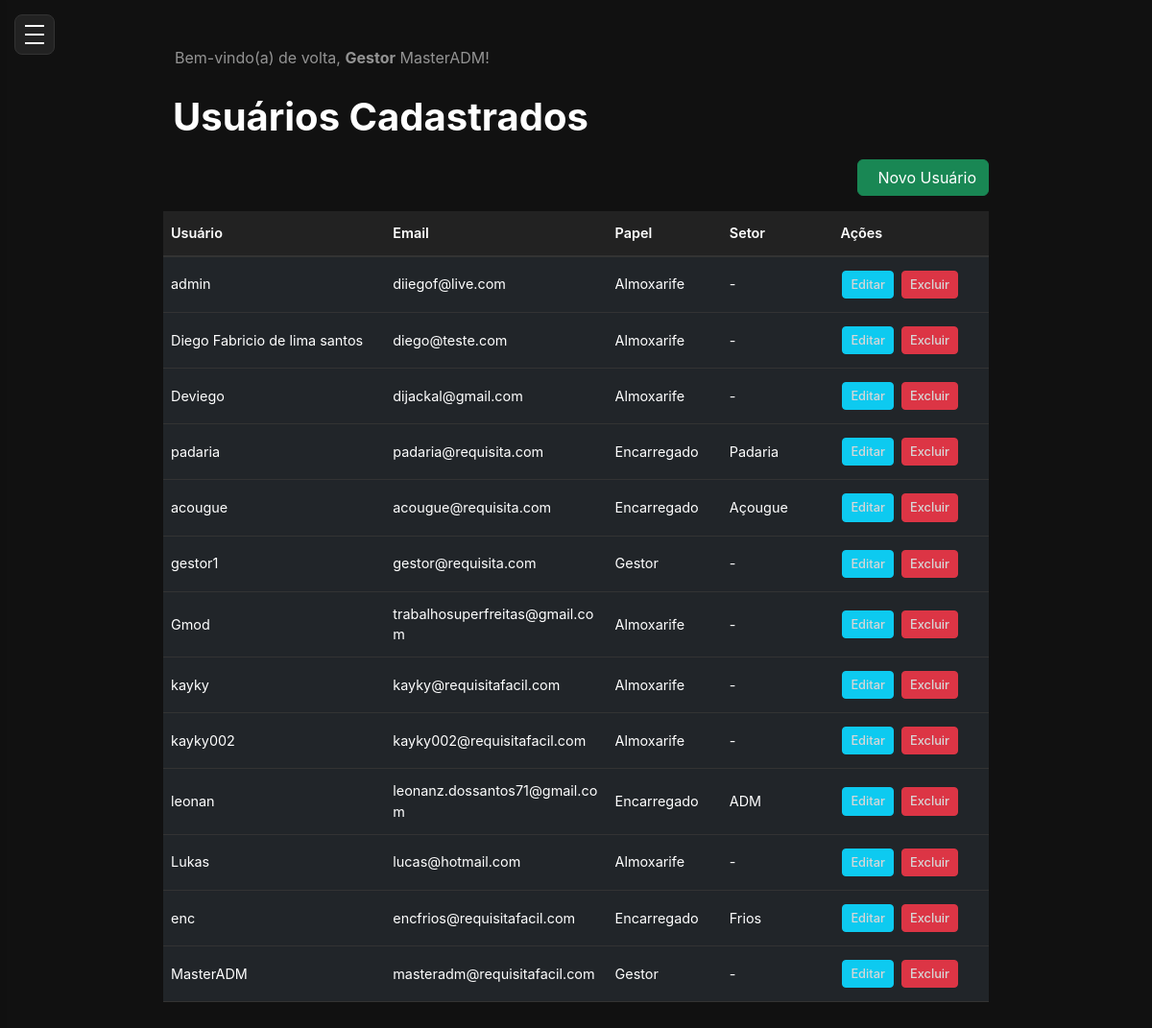
The app's page /configuracoes/usuarios/ (signed in) with its own data.
### core/models.py (models this page shows, shortened)
class User(AbstractUser):
    id = models.UUIDField(primary_key=True, default = uuid.uuid4, editable=False)
    email = models.EmailField(unique=True)
    role = models.CharField(
        max_length=20,
        choices=Role.choices,
        default=Role.Almoxarife,
        verbose_name='Função',
    )
    sector = models.ForeignKey(Sector, on_delete=models.SET_NULL, blank=True, null=True)
    is_active = models.BooleanField(default=True, verbose_name="Ativo")
    USERNAME_FIELD = 'email'  # Ou 'email' se quiser autenticar por email
    REQUIRED_FIELDS = ['username']  # Garante que o email é obrigatório no admin
    class Meta:
        verbose_name = 'Usuário'
        verbose_name_plural = 'Usuários'

class Sector(models.Model):
    id = models.UUIDField(primary_key=True, default = uuid.uuid4, editable=False)
    name = models.CharField(max_length=100, unique=True, verbose_name="Nome do Setor")
    created_at = models.DateTimeField(auto_now_add=True)
    updated_at = models.DateTimeField(auto_now=True)
    class Meta:
        verbose_name = 'Setor'
        verbose_name_plural = 'Setores'
        ordering = ['name'] #Ordernar por nome Padrão

### core/views.py (the view)
# urls.py: path('configuracoes/usuarios/', views.usuarios_list, name='usuarios_list'),
@user_passes_test(is_gestor)
def usuarios_list(request):
    User = get_user_model()
    usuarios = User.objects.all()
    return render(request, 'core/usuarios_list.html', {'usuarios': usuarios})

### core/views.py (called while the page is built)
def is_gestor(user):
    return user.is_authenticated and user.role == Role.Gestor

### templates/core/usuarios_list.html (shortened to what this page needs)
{% extends 'base.html' %}
{% block content %}
<main class="main-content">
    <h1 class="card-title-requisicao">Usuários Cadastrados</h1>
    <div class="d-flex justify-content-end mb-3">
        <a href="{% url 'core:usuario_create' %}" class="btn btn-success">
            Novo Usuário
        </a>
    </div>
    <div class="table-responsive">
        <table class="table table-dark table-hover">
            <thead>
                <tr>
                    <th>Usuário</th>
                    <th>Email</th>
                    <th>Papel</th>
                    <th>Setor</th>
                    <th>Ações</th>
                </tr>
            </thead>
            <tbody>
                {% for usuario in usuarios %}
                <tr>
                    <td>{{ usuario.get_full_name|default:usuario.username }}</td>
                    <td>{{ usuario.email }}</td>
                    <td>{{ usuario.get_role_display }}</td>
                    <td>{{ usuario.sector.name|default:'-' }}</td>
                    <td>
                        <a href="{% url 'core:usuario_edit' usuario.id %}" class="btn btn-sm btn-info">Editar</a>
                        <a href="{% url 'core:usuario_delete' usuario.id %}" class="btn btn-sm btn-danger">Excluir</a>
                    </td>
                </tr>
                {% endfor %}
            </tbody>
        </table>
    </div>
</main>
{% endblock %}

### templates/base.html (shortened to what this page needs)
<!DOCTYPE html>
<html lang="pt-br">
<head>
    <link href="https://cdn.jsdelivr.net/npm/bootstrap@5.3.3/dist/css/bootstrap.min.css" rel="stylesheet">
    {% load static %}
    <link rel="stylesheet" href="{% static 'style.css' %}">
</head>
<body>
    <button class="mobile-menu-toggle" id="mobile-menu-toggle" aria-label="Abrir menu">
        <div class="hamburger">
            <span></span>
            <span></span>
            <span></span>
        </div>
    </button>
    <div class="layout-wrapper">
        <nav class="navbar navbar-dark" style="background-color: #111;">
            <div class="container-fluid">
                <span class="navbar-text">
                    Bem-vindo(a) de volta, <strong>{{ user.get_role_display }}</strong> {{ user.get_full_name|default:user.username }}!
                </span>
            </div>
        </nav>
        {% block content %}{% endblock %}
    </div>
</body>
</html>

### static/style.css (style rules this page uses)
* { margin: 0; padding: 0; box-sizing: border-box; }
html, body { height: 100%; font-family: 'Inter', Arial, sans-serif; background: #111; color: #fff; }
.mobile-menu-toggle { position: fixed; top: 15px; left: 15px; z-index: 20; background: #222; border: 1px solid #333; border-radius: 8px; padding: 10px; cursor: pointer; transition: background 0.2s; }
.mobile-menu-toggle .hamburger { width: 20px; height: 20px; position: relative; display: flex; flex-direction: column; justify-content: space-between; }
.mobile-menu-toggle .hamburger span { width: 100%; height: 2px; background: #fff; transition: all 0.3s ease; }
.layout-wrapper { flex: 1; background: #111; color: #fff; width: calc(100vw - 260px); min-height: 100vh; padding: 32px 40px; overflow-x: auto; box-sizing: border-box; margin-left: 260px; transition: margin-left 0.3s ease, width 0.3s ease; margin-right: auto; margin-left: auto; }
@media (min-width: 769px) { .layout-wrapper { margin-left: 260px; margin-right: auto; margin-left: auto; } }
.main-content h1 { font-size: 2.5rem; font-weight: 700; margin-bottom: 10px; }
.table { width: 100%; margin-bottom: 0; font-size: 0.9rem; }
.table thead th { background: #222; color: #fff; border-bottom: 2px solid #333; padding: 12px 8px; font-weight: 600; text-align: left; white-space: nowrap; min-width: 100px; }
.table tbody td { padding: 12px 8px; border-bottom: 1px solid #333; vertical-align: middle; word-wrap: break-word; max-width: 200px; }
.btn-sm { padding: 4px 8px; font-size: 0.8rem; margin: 2px; }
@media (max-width: 1200px) { .table { min-width: 800px; } }
.table a { color: #d7d7d7; text-decoration: none; }
.table .btn { border-radius: 4px; font-weight: 500; }
.card-title-requisicao { font-size: 2rem; font-weight: 600; margin-bottom: 2rem; color: #ffffff; padding: 10px 10px; }

### records on screen
User: role "Gestor", get_full_name "MasterADM", email "masteradm@requisitafacil.com", sector.name "-"
User: get_full_name "admin", email "diiegof@live.com", role "Almoxarife", sector.name "-"
User: get_full_name "Diego Fabricio de lima santos", email "diego@teste.com", role "Almoxarife", sector.name "-"
User: get_full_name "Deviego", email "dijackal@gmail.com", role "Almoxarife", sector.name "-"
User: get_full_name "padaria", email "padaria@requisita.com", role "Encarregado", sector.name "Padaria"
User: get_full_name "acougue", email "acougue@requisita.com", role "Encarregado", sector.name "Açougue"
User: get_full_name "gestor1", email "gestor@requisita.com", role "Gestor", sector.name "-"
User: get_full_name "Gmod", email "trabalhosuperfreitas@gmail.com", role "Almoxarife", sector.name "-"
User: get_full_name "kayky", email "kayky@requisitafacil.com", role "Almoxarife", sector.name "-"
User: get_full_name "kayky002", email "kayky002@requisitafacil.com", role "Almoxarife", sector.name "-"
User: get_full_name "leonan", email "leonanz.dossantos71@gmail.com", role "Encarregado", sector.name "ADM"
User: get_full_name "Lukas", email "lucas@hotmail.com", role "Almoxarife", sector.name "-"
User: get_full_name "enc", email "encfrios@requisitafacil.com", role "Encarregado", sector.name "Frios"
